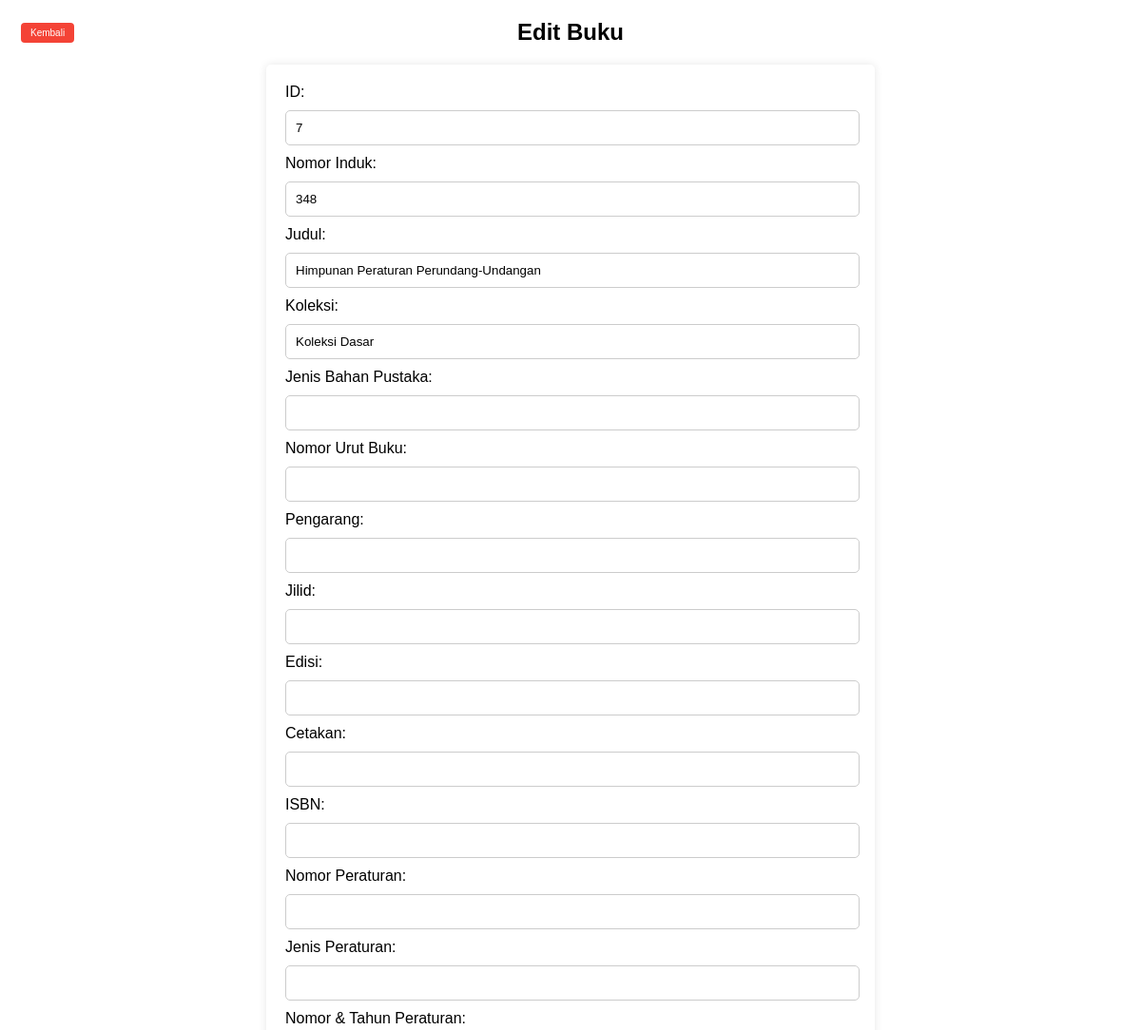
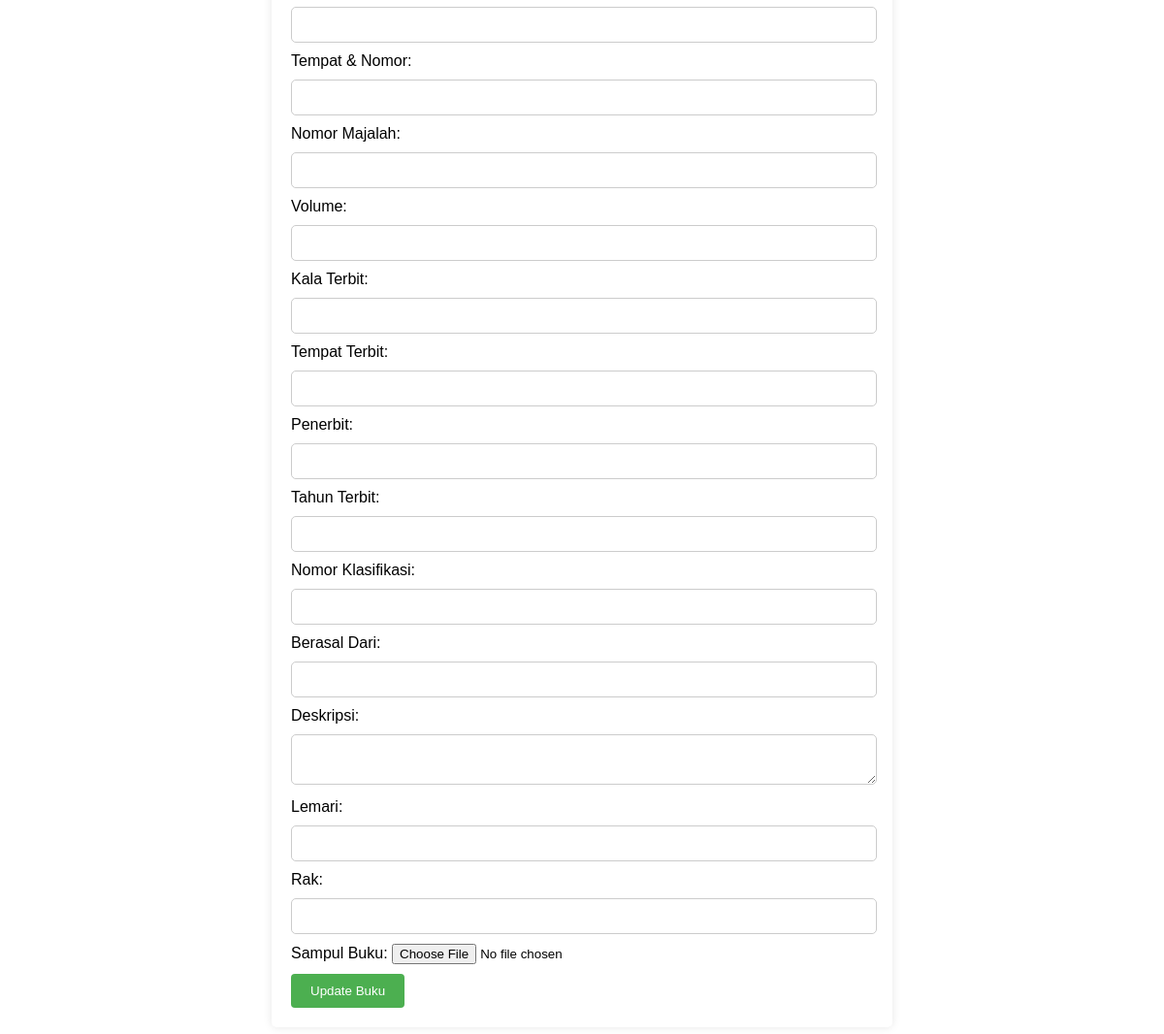
The page /edit.php?id=7 on the database its author committed (2 pictures, top to bottom).
### tables this page shows
CREATE TABLE `books` (
  `id` int(11) NOT NULL,
  `general_number` varchar(255) DEFAULT NULL,
  `title` varchar(255) DEFAULT NULL,
  `koleksi` varchar(255) DEFAULT NULL,
  `material_type` varchar(255) DEFAULT NULL,
  `book_number` varchar(255) DEFAULT NULL,
  `author` varchar(255) DEFAULT NULL,
  `jilid` varchar(255) DEFAULT NULL,
  `edition` varchar(255) DEFAULT NULL,
  `cetakan` varchar(255) DEFAULT NULL,
  `lssn` varchar(255) DEFAULT NULL,
  `regulation_number` varchar(255) DEFAULT NULL,
  `regulation_type` varchar(255) DEFAULT NULL,
  `regulation_year` varchar(255) DEFAULT NULL,
  `regulation_place` varchar(255) DEFAULT NULL,
  `magazine_number` varchar(255) DEFAULT NULL,
  `volume_number` varchar(255) DEFAULT NULL,
  `publication_period` varchar(255) DEFAULT NULL,
  `publication_place` varchar(255) DEFAULT NULL,
  `publisher` varchar(255) DEFAULT NULL,
  `publication_year` varchar(255) DEFAULT NULL,
  `classification_number` varchar(255) DEFAULT NULL,
  `source` varchar(255) DEFAULT NULL,
  `description` text DEFAULT NULL,
  `cover_image` varchar(255) DEFAULT NULL
);

### edit.php (the view, shortened to what this page needs)
<!DOCTYPE html>
<html lang="id">
<head>
    <link rel="stylesheet" href="edit.css">
    <link rel="stylesheet" href="kembali.css">
</head>
<body>
    <h2>Edit Buku</h2>
    <?php
    $conn = include('koneksi.php');
    $id = $_GET['id'];
    $sql = "SELECT * FROM books WHERE id='$id'";
    $result = $conn->query($sql);
    if ($result->num_rows > 0) {
        $row = $result->fetch_assoc();
    ?>
    <form method="post" action="update.php" enctype="multipart/form-data">
        ID: <input type="text" name="id" value="<?php echo $row['id']; ?>"><br>
        Nomor Induk: <input type="text" name="general_number" value="<?php echo $row['general_number']; ?>"><br>
        Judul: <input type="text" name="title" value="<?php echo $row['title']; ?>"><br>
        Koleksi: <input type="text" name="koleksi" value="<?php echo $row['koleksi']; ?>"><br>
        Jenis Bahan Pustaka: <input type="text" name="material_type" value="<?php echo $row['material_type']; ?>"><br>
        Nomor Urut Buku: <input type="text" name="book_number" value="<?php echo $row['book_number']; ?>"><br>
        Pengarang: <input type="text" name="author" value="<?php echo $row['author']; ?>"><br>
        Jilid: <input type="text" name="jilid" value="<?php echo $row['jilid']; ?>"><br>
        Edisi: <input type="text" name="edition" value="<?php echo $row['edition']; ?>"><br>
        Cetakan: <input type="text" name="print" value="<?php echo $row['cetakan']; ?>"><br>
        ISBN: <input type="text" name="lssn" value="<?php echo $row['lssn']; ?>"><br>
        Nomor Peraturan: <input type="text" name="regulation_number" value="<?php echo $row['regulation_number']; ?>"><br>
        Jenis Peraturan: <input type="text" name="regulation_type" value="<?php echo $row['regulation_type']; ?>"><br>
        Nomor & Tahun Peraturan: <input type="text" name="regulation_year" value="<?php echo $row['regulation_year']; ?>"><br>
        Tempat & Nomor: <input type="text" name="regulation_place" value="<?php echo $row['regulation_place']; ?>"><br>
        Nomor Majalah: <input type="text" name="magazine_number" value="<?php echo $row['magazine_number']; ?>"><br>
        Volume: <input type="text" name="volume_number" value="<?php echo $row['volume_number']; ?>"><br>
        Kala Terbit: <input type="text" name="publication_period" value="<?php echo $row['publication_period']; ?>"><br>
        Tempat Terbit: <input type="text" name="publication_place" value="<?php echo $row['publication_place']; ?>"><br>
        Penerbit: <input type="text" name="publisher" value="<?php echo $row['publisher']; ?>"><br>
        Tahun Terbit: <input type="text" name="publication_year" value="<?php echo $row['publication_year']; ?>"><br>
        Nomor Klasifikasi: <input type="text" name="classification_number" value="<?php echo $row['classification_number']; ?>"><br>
        Berasal Dari: <input type="text" name="source" value="<?php echo $row['source']; ?>"><br>
        Deskripsi: <textarea name="description"><?php echo $row['description']; ?></textarea><br>
        Lemari: <input type="text" name="lemari" value="<?php echo $row['lemari']; ?>"><br>
        Rak: <input type="text" name="rak" value="<?php echo $row['rak']; ?>"><br>
        Sampul Buku: <input type="file" name="cover_image"><br>
        <input type="submit" value="Update Buku">
    </form>
    <div class="back-container">
        <button onclick="window.location.href='index.php'">Kembali</button>
    </div>
    <?php
    } else {
        echo "Buku tidak ditemukan.";
    }
    ?>
</body>
</html>

### edit.css (style rules this page uses)
body { font-family: Arial, sans-serif; background-color: #ffffff; margin: 0; padding: 0; }
h1, h2 { text-align: center; }
form { width: 50%; margin: 20px auto; padding: 20px; border-radius: 5px; background-color: #fff; box-shadow: 0 0 10px rgba(0, 0, 0, 0.1); }
form input[type="text"], form textarea { width: 97%; padding: 10px; margin: 10px 0; border: 1px solid #ccc; border-radius: 5px; }
form input[type="file"] { margin-right: 20px; }
form input[type="submit"] { margin-top: 10px; background-color: #4CAF50; color: white; padding: 10px 20px; border: none; border-radius: 4px; cursor: pointer; }

### kembali.css (style rules this page uses)
.back-container { position: absolute; top: 20px; left: 20px; }
.back-container button { background-color: #f44336; color: white; border: none; padding: 5px 10px; text-align: center; text-decoration: none; display: inline-block; font-size: 10px; margin: 4px 2px; cursor: pointer; border-radius: 4px; }

### rows shown on the page
books: id "7", general_number "348", title "Himpunan Peraturan Perundang-Undangan", koleksi "Koleksi Dasar"
